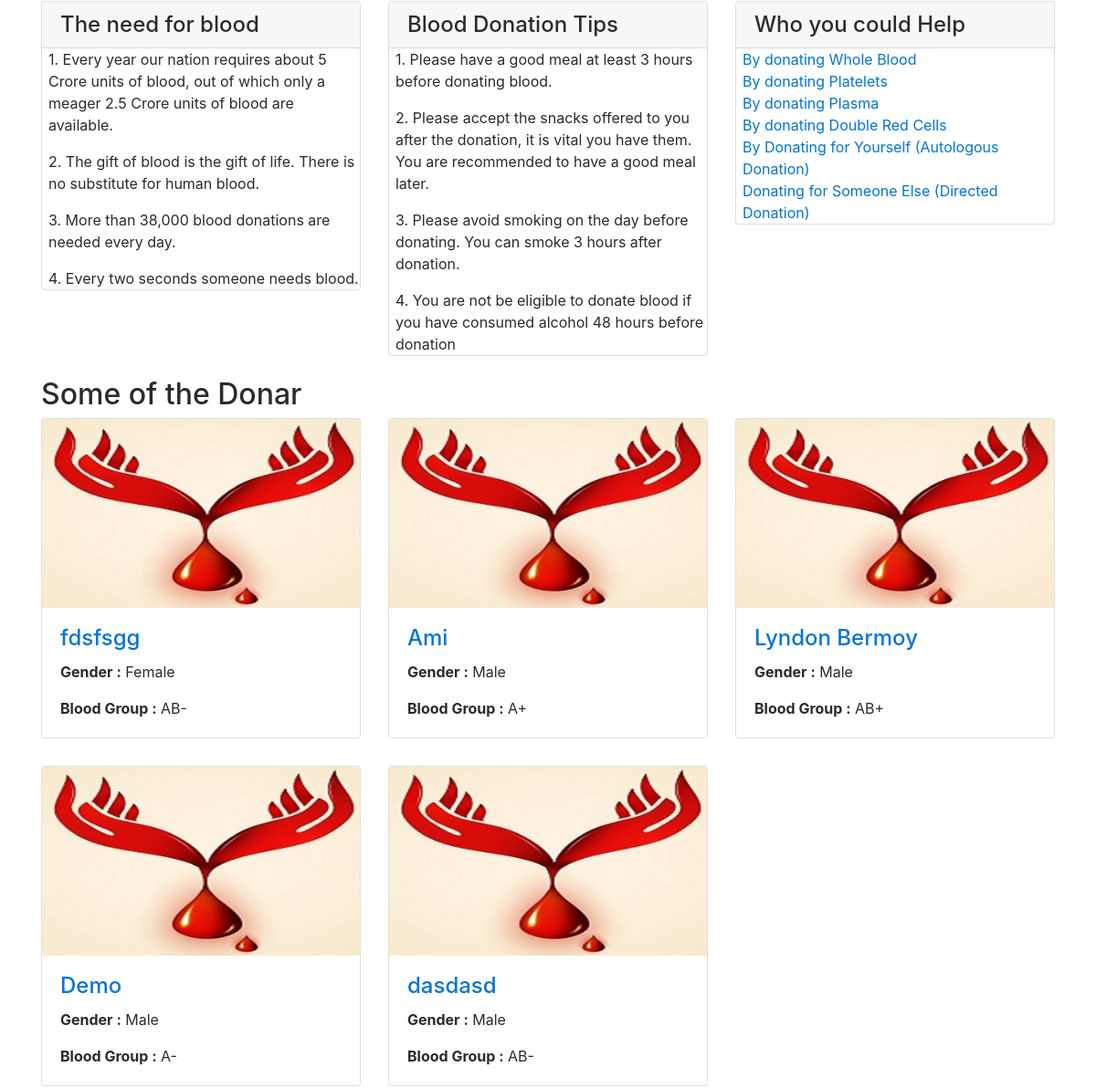
/bbdms/index.php (middle part), run on an earlier commit of the app's database.
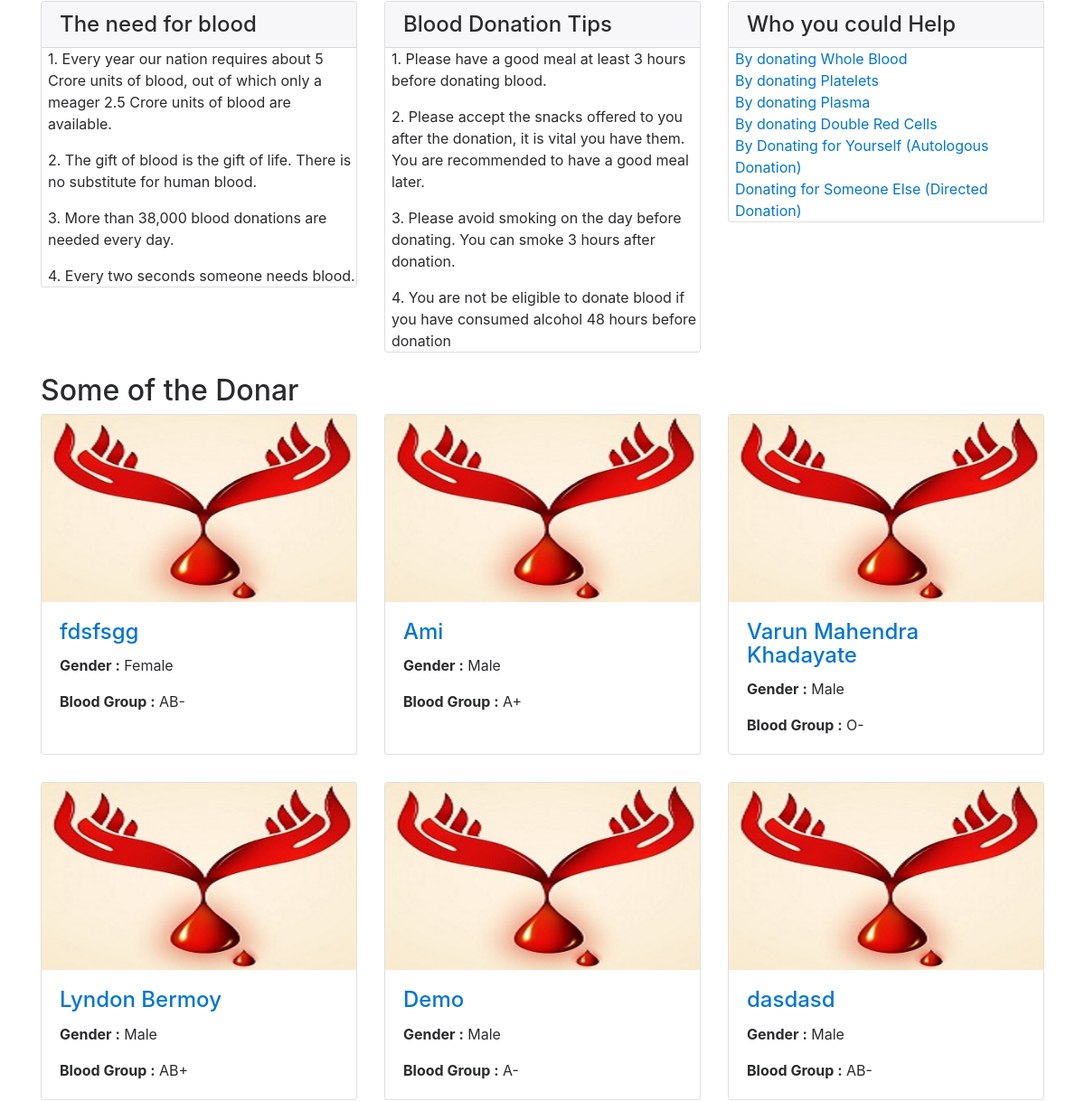
And on a later commit of the database.
### tables this page shows
CREATE TABLE `tblblooddonars` (
  `id` int(11) NOT NULL,
  `FullName` varchar(100) DEFAULT NULL,
  `MobileNumber` char(11) DEFAULT NULL,
  `EmailId` varchar(100) DEFAULT NULL,
  `Gender` varchar(20) DEFAULT NULL,
  `Age` int(11) DEFAULT NULL,
  `BloodGroup` varchar(20) DEFAULT NULL,
  `Address` varchar(255) DEFAULT NULL,
  `Message` mediumtext DEFAULT NULL,
  `PostingDate` timestamp NOT NULL DEFAULT current_timestamp(),
  `status` int(1) DEFAULT NULL
);

### bbdms/index.php (the view, shortened to what this page needs)
<?php
include('includes/config.php');
?>
<!DOCTYPE html>
<html lang="en">
<head>
    <link href="vendor/bootstrap/css/bootstrap.min.css" rel="stylesheet">
    <link href="vendor/font-awesome/css/font-awesome.min.css" rel="stylesheet" type="text/css">
    <link href="css/modern-business.css" rel="stylesheet">
</head>
<body>
    <div class="container">
        <div class="row">
            <div class="col-lg-4 mb-4">
                <div class="card">
                    <h4 class="card-header">The need for blood</h4>
                    <p class="card-text" style="padding-left:2%">1. Every year our nation requires about 5 Crore units of blood, out of which only a meager 2.5 Crore units of blood are available.</p>
                    <p class="card-text" style="padding-left:2%">2. The gift of blood is the gift of life. There is no substitute for human blood.</p>
                    <p class="card-text" style="padding-left:2%">3. More than 38,000 blood donations are needed every day.</p>
                    <p class="card-text" style="padding-left:2%">4. Every two seconds someone needs blood.</p>
                </div>
            </div>
            <div class="col-lg-4 mb-4">
                <div class="card">
                    <h4 class="card-header">Blood Donation Tips</h4>
                    <p class="card-text" style="padding-left:2%">
                    1. Please have a good meal at least 3 hours before donating blood.</p>
                    <p class="card-text" style="padding-left:2%">2. Please accept the snacks offered to you after the donation, it is vital you have them. You are recommended to have a good meal later.</p>
                    <p class="card-text" style="padding-left:2%">3. Please avoid smoking on the day before donating. You can smoke 3 hours after donation.</p>
                    <p class="card-text" style="padding-left:2%">4. You are not be eligible to donate blood if you have consumed alcohol 48 hours before donation
                    </p>
                </div>
            </div>
            <div class="col-lg-4 mb-4">
                <div class="card">
                    <h4 class="card-header">Who you could Help</h4>
                        <a class="card-text" style="padding-left:2%" href="https://www.cedars-sinai.org/programs/blood-donor-services/about-donation.html#collapseWhole-Blood-308126893">By donating Whole Blood</a>
                        <a class="card-text" style="padding-left:2%" href="https://www.cedars-sinai.org/programs/blood-donor-services/about-donation.html#collapsePlatelets-308126892">By donating Platelets</a>
                        <a class="card-text" style="padding-left:2%" href="https://www.cedars-sinai.org/programs/blood-donor-services/about-donation.html#collapsePlasma-308126891">By donating Plasma</a>
                        <a class="card-text" style="padding-left:2%" href="https://www.cedars-sinai.org/programs/blood-donor-services/about-donation.html#collapseDouble-Red-Cells-308126890">By donating Double Red Cells</a>
                        <a class="card-text" style="padding-left:2%" href="https://www.cedars-sinai.org/programs/blood-donor-services/about-donation.html#collapseDonating-for-Yourself-Autologous-Donation-308126889">By Donating for Yourself (Autologous Donation)</a>
                        <a class="card-text" style="padding-left:2%" href="https://www.cedars-sinai.org/programs/blood-donor-services/about-donation.html#collapseDonating-for-Someone-Else-Directed-Donation--308126888">Donating for Someone Else (Directed Donation)</a>
                    </div>
            </div>
        </div>
        <h2>Some of the Donar</h2>
        <div class="row">
                   <?php
$status=1;
$sql = "SELECT * from tblblooddonars where status=:status order by rand() limit 6";
$query = $dbh -> prepare($sql);
$query->bindParam(':status',$status,PDO::PARAM_STR);
$query->execute();
$results=$query->fetchAll(PDO::FETCH_OBJ);
if($query->rowCount() > 0)
{
foreach($results as $result)
{ ?>
            <div class="col-lg-4 col-sm-6 portfolio-item">
                <div class="card h-100">
                    <a href="#"><img class="card-img-top img-fluid" src="images/blood-donor.jpg" alt="" ></a>
                    <div class="card-block">
                        <h4 class="card-title"><a href="#"><?php echo htmlentities($result->FullName);?></a></h4>
<p class="card-text"><b>  Gender :</b> <?php echo htmlentities($result->Gender);?></p>
<p class="card-text"><b>Blood Group :</b> <?php echo htmlentities($result->BloodGroup);?></p>
                    </div>
                </div>
            </div>
            <?php }} ?>
        </div>
    </div>
</body>
</html>

### bbdms/css/modern-business.css (style rules this page uses)
body { padding-top: 54px; }
@media (min-width: 992px) { body { padding-top: 56px; } }
.portfolio-item { margin-bottom: 30px; }

What changed in the data, as far as the page shows it:
added tblblooddonars: FullName "Varun Mahendra Khadayate", Gender "Male", BloodGroup "O-"
